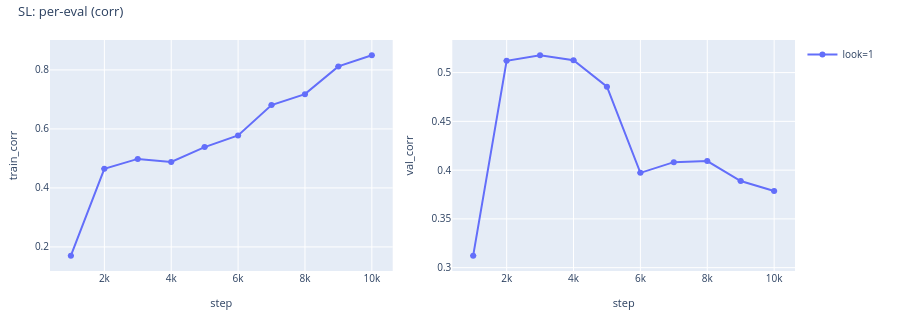
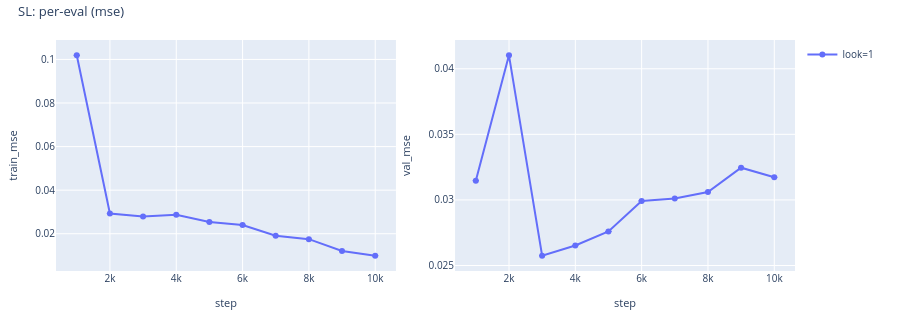
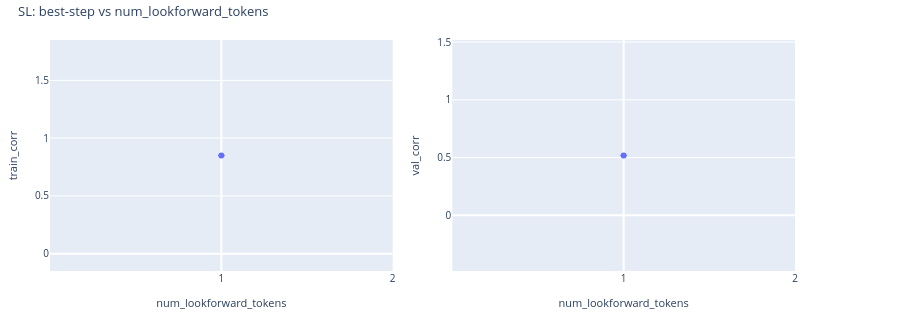

The notebook cell saved with these charts, in order:
### Markdown cell above
## Supervised-learning

### Code cell
sl = CorpusRegressionAnalysisConfig.from_sl_sweep(
    artifacts_root=ARTIFACTS, num_samples=NUM_SAMPLES, label_type=LABEL_TYPE,
    normalize_labels=NORMALIZE_LABELS, label_range=LABEL_RANGE,
    train_from_scratch=TRAIN_FROM_SCRATCH,
)
if sl is None:
    print("SL: no artifacts")
else:
    sl.describe("SL")
    print(sl.summarize(metric="corr"))
    print(sl.summarize(metric="mse"))
    display(
        sl.plot_vs_eval(
            "corr",
            title="SL: per-eval (corr)",
            show_seed_bar=True,
            save_path=WRITEUP_ASSETS / "sl_per_eval_corr.html",
        )
    )
    display(
        sl.plot_vs_eval(
            "mse",
            title="SL: per-eval (mse)",
            show_seed_bar=True,
            save_path=WRITEUP_ASSETS / "sl_per_eval_mse.html",
        )
    )
    display(
        sl.plot_vs_lookforward(
            title="SL: best-step vs num_lookforward_tokens",
            x_scale="uniform",
            show_seed_bar=True,
            save_path=WRITEUP_ASSETS / "sl_vs_lookforward.html",
        )
    )

### Figure 1 — Plotly figure (JSON) as saved in the notebook; plotly's stock layout.template omitted (floating-point values rounded to 4 significant figures)
{"data": [{"customdata": [[1, 1], [1, 1], [1, 1], [1, 1], [1, 1], [1, 1], [1, 1], [1, 1], [1, 1], [1, 1]], "error_y": {"array": [0, 0, 0, 0, 0, 0, 0, 0, 0, 0], "arrayminus": [0, 0, 0, 0, 0, 0, 0, 0, 0, 0], "symmetric": false, "thickness": 1, "type": "data", "width": 3}, "hovertemplate": "step: %{x}<br>train_corr: %{y}<br>num_lookforward_tokens: %{customdata[0]}<br>n_seeds: %{customdata[1]}<extra>look=1</extra>", "legendgroup": "look=1", "line": {"color": "#636EFA"}, "marker": {"color": "#636EFA"}, "mode": "lines+markers", "name": "look=1", "showlegend": true, "type": "scatter", "x": [999, 1999, 2999, 3999, 4999, 5999, 6999, 7999, 8999, 9999], "xaxis": "x", "y": [0.1703, 0.4649, 0.4984, 0.4882, 0.5385, 0.578, 0.6807, 0.718, 0.812, 0.8496], "yaxis": "y"}, {"customdata": [[1, 1], [1, 1], [1, 1], [1, 1], [1, 1], [1, 1], [1, 1], [1, 1], [1, 1], [1, 1]], "error_y": {"array": [0, 0, 0, 0, 0, 0, 0, 0, 0, 0], "arrayminus": [0, 0, 0, 0, 0, 0, 0, 0, 0, 0], "symmetric": false, "thickness": 1, "type": "data", "width": 3}, "hovertemplate": "step: %{x}<br>val_corr: %{y}<br>num_lookforward_tokens: %{customdata[0]}<br>n_seeds: %{customdata[1]}<extra>look=1</extra>", "legendgroup": "look=1", "line": {"color": "#636EFA"}, "marker": {"color": "#636EFA"}, "mode": "lines+markers", "name": "look=1", "showlegend": false, "type": "scatter", "x": [999, 1999, 2999, 3999, 4999, 5999, 6999, 7999, 8999, 9999], "xaxis": "x2", "y": [0.3123, 0.5121, 0.5177, 0.5128, 0.4855, 0.3972, 0.4082, 0.4092, 0.3888, 0.3785], "yaxis": "y2"}], "layout": {"font": {"size": 11}, "height": 320, "legend": {"font": {"size": 10}, "x": 1.01, "xanchor": "left", "y": 1, "yanchor": "top"}, "margin": {"b": 40, "l": 50, "r": 105, "t": 40}, "title": {"font": {"size": 13}, "text": "SL: per-eval (corr)", "x": 0.02, "xanchor": "left", "y": 0.98, "yanchor": "top"}, "xaxis": {"anchor": "y", "domain": [0, 0.46], "tickfont": {"size": 10}, "title": {"font": {"size": 11}, "text": "step"}}, "xaxis2": {"anchor": "y2", "domain": [0.54, 1], "tickfont": {"size": 10}, "title": {"font": {"size": 11}, "text": "step"}}, "yaxis": {"anchor": "x", "domain": [0, 1], "tickfont": {"size": 10}, "title": {"font": {"size": 11}, "text": "train_corr"}}, "yaxis2": {"anchor": "x2", "domain": [0, 1], "tickfont": {"size": 10}, "title": {"font": {"size": 11}, "text": "val_corr"}}}}

### Figure 2 — Plotly figure (JSON) as saved in the notebook; plotly's stock layout.template omitted (floating-point values rounded to 4 significant figures)
{"data": [{"customdata": [[1, 1], [1, 1], [1, 1], [1, 1], [1, 1], [1, 1], [1, 1], [1, 1], [1, 1], [1, 1]], "error_y": {"array": [0, 0, 0, 0, 0, 0, 0, 0, 0, 0], "arrayminus": [0, 0, 0, 0, 0, 0, 0, 0, 0, 0], "symmetric": false, "thickness": 1, "type": "data", "width": 3}, "hovertemplate": "step: %{x}<br>train_mse: %{y}<br>num_lookforward_tokens: %{customdata[0]}<br>n_seeds: %{customdata[1]}<extra>look=1</extra>", "legendgroup": "look=1", "line": {"color": "#636EFA"}, "marker": {"color": "#636EFA"}, "mode": "lines+markers", "name": "look=1", "showlegend": true, "type": "scatter", "x": [999, 1999, 2999, 3999, 4999, 5999, 6999, 7999, 8999, 9999], "xaxis": "x", "y": [0.1019, 0.02926, 0.02789, 0.0287, 0.02542, 0.02398, 0.01907, 0.0175, 0.01206, 0.009918], "yaxis": "y"}, {"customdata": [[1, 1], [1, 1], [1, 1], [1, 1], [1, 1], [1, 1], [1, 1], [1, 1], [1, 1], [1, 1]], "error_y": {"array": [0, 0, 0, 0, 0, 0, 0, 0, 0, 0], "arrayminus": [0, 0, 0, 0, 0, 0, 0, 0, 0, 0], "symmetric": false, "thickness": 1, "type": "data", "width": 3}, "hovertemplate": "step: %{x}<br>val_mse: %{y}<br>num_lookforward_tokens: %{customdata[0]}<br>n_seeds: %{customdata[1]}<extra>look=1</extra>", "legendgroup": "look=1", "line": {"color": "#636EFA"}, "marker": {"color": "#636EFA"}, "mode": "lines+markers", "name": "look=1", "showlegend": false, "type": "scatter", "x": [999, 1999, 2999, 3999, 4999, 5999, 6999, 7999, 8999, 9999], "xaxis": "x2", "y": [0.03147, 0.04103, 0.02575, 0.02652, 0.02759, 0.02992, 0.0301, 0.03061, 0.03246, 0.03173], "yaxis": "y2"}], "layout": {"font": {"size": 11}, "height": 320, "legend": {"font": {"size": 10}, "x": 1.01, "xanchor": "left", "y": 1, "yanchor": "top"}, "margin": {"b": 40, "l": 50, "r": 105, "t": 40}, "title": {"font": {"size": 13}, "text": "SL: per-eval (mse)", "x": 0.02, "xanchor": "left", "y": 0.98, "yanchor": "top"}, "xaxis": {"anchor": "y", "domain": [0, 0.46], "tickfont": {"size": 10}, "title": {"font": {"size": 11}, "text": "step"}}, "xaxis2": {"anchor": "y2", "domain": [0.54, 1], "tickfont": {"size": 10}, "title": {"font": {"size": 11}, "text": "step"}}, "yaxis": {"anchor": "x", "domain": [0, 1], "tickfont": {"size": 10}, "title": {"font": {"size": 11}, "text": "train_mse"}}, "yaxis2": {"anchor": "x2", "domain": [0, 1], "tickfont": {"size": 10}, "title": {"font": {"size": 11}, "text": "val_mse"}}}}

### Figure 3 — Plotly figure (JSON) as saved in the notebook; plotly's stock layout.template omitted (floating-point values rounded to 4 significant figures)
{"data": [{"customdata": [[1, 9999, 1, "look=1"]], "error_y": {"array": [0], "arrayminus": [0], "symmetric": false, "thickness": 1, "type": "data", "width": 3}, "hovertemplate": "num_lookforward_tokens: %{customdata[0]}<br>train_corr: %{y}<br>step: %{customdata[1]}<br>n_seeds: %{customdata[2]}<extra>%{customdata[3]}</extra>", "legendgroup": "all", "line": {"color": "#636EFA"}, "marker": {"color": "#636EFA"}, "mode": "lines+markers", "name": "all", "showlegend": false, "type": "scatter", "x": [0], "xaxis": "x", "y": [0.8496], "yaxis": "y"}, {"customdata": [[1, 2999, 1, "look=1"]], "error_y": {"array": [0], "arrayminus": [0], "symmetric": false, "thickness": 1, "type": "data", "width": 3}, "hovertemplate": "num_lookforward_tokens: %{customdata[0]}<br>val_corr: %{y}<br>step: %{customdata[1]}<br>n_seeds: %{customdata[2]}<extra>%{customdata[3]}</extra>", "legendgroup": "all", "line": {"color": "#636EFA"}, "marker": {"color": "#636EFA"}, "mode": "lines+markers", "name": "all", "showlegend": false, "type": "scatter", "x": [0], "xaxis": "x2", "y": [0.5177], "yaxis": "y2"}], "layout": {"font": {"size": 11}, "height": 320, "legend": {"font": {"size": 10}, "x": 1.01, "xanchor": "left", "y": 1, "yanchor": "top"}, "margin": {"b": 40, "l": 50, "r": 105, "t": 40}, "title": {"font": {"size": 13}, "text": "SL: best-step vs num_lookforward_tokens", "x": 0.02, "xanchor": "left", "y": 0.98, "yanchor": "top"}, "xaxis": {"anchor": "y", "domain": [0, 0.46], "tickfont": {"size": 10}, "tickmode": "array", "ticktext": ["1", "2", "3", "4", "5", "6", "7", "8"], "tickvals": [0, 1, 2, 3, 4, 5, 6, 7], "title": {"font": {"size": 11}, "text": "num_lookforward_tokens"}}, "xaxis2": {"anchor": "y2", "domain": [0.54, 1], "tickfont": {"size": 10}, "tickmode": "array", "ticktext": ["1", "2", "3", "4", "5", "6", "7", "8"], "tickvals": [0, 1, 2, 3, 4, 5, 6, 7], "title": {"font": {"size": 11}, "text": "num_lookforward_tokens"}}, "yaxis": {"anchor": "x", "domain": [0, 1], "tickfont": {"size": 10}, "title": {"font": {"size": 11}, "text": "train_corr"}}, "yaxis2": {"anchor": "x2", "domain": [0, 1], "tickfont": {"size": 10}, "title": {"font": {"size": 11}, "text": "val_corr"}}}}
